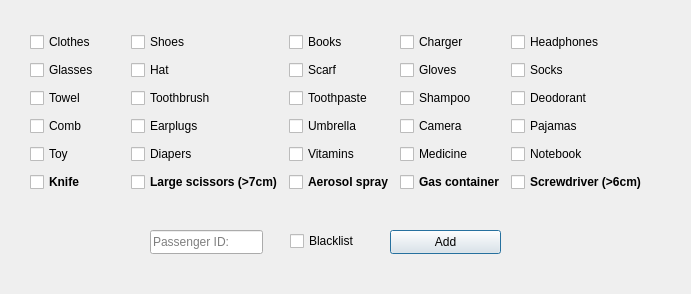
<?xml version="1.0" encoding="UTF-8"?>
<ui version="4.0">
 <class>AddPassengerManual</class>
 <widget class="QDialog" name="AddPassengerManual">
  <property name="geometry">
   <rect>
    <x>0</x>
    <y>0</y>
    <width>691</width>
    <height>294</height>
   </rect>
  </property>
  <property name="windowTitle">
   <string>Dialog</string>
  </property>
  <widget class="QPushButton" name="AddButton">
   <property name="geometry">
    <rect>
     <x>390</x>
     <y>230</y>
     <width>111</width>
     <height>24</height>
    </rect>
   </property>
   <property name="text">
    <string>Add</string>
   </property>
  </widget>
  <widget class="QLineEdit" name="passengerID">
   <property name="geometry">
    <rect>
     <x>150</x>
     <y>230</y>
     <width>113</width>
     <height>24</height>
    </rect>
   </property>
   <property name="inputMask">
    <string/>
   </property>
   <property name="text">
    <string/>
   </property>
   <property name="placeholderText">
    <string>Passenger ID:</string>
   </property>
  </widget>
  <widget class="QWidget" name="layoutWidget">
   <property name="geometry">
    <rect>
     <x>30</x>
     <y>30</y>
     <width>617</width>
     <height>166</height>
    </rect>
   </property>
   <layout class="QHBoxLayout" name="horizontalLayout">
    <item>
     <layout class="QVBoxLayout" name="verticalLayout">
      <item>
       <widget class="QCheckBox" name="checkBox_17">
        <property name="text">
         <string>Clothes</string>
        </property>
       </widget>
      </item>
      <item>
       <widget class="QCheckBox" name="checkBox_5">
        <property name="text">
         <string>Glasses</string>
        </property>
       </widget>
      </item>
      <item>
       <widget class="QCheckBox" name="checkBox_12">
        <property name="text">
         <string>Towel</string>
        </property>
       </widget>
      </item>
      <item>
       <widget class="QCheckBox" name="checkBox_27">
        <property name="text">
         <string>Comb</string>
        </property>
       </widget>
      </item>
      <item>
       <widget class="QCheckBox" name="checkBox_21">
        <property name="text">
         <string>Toy</string>
        </property>
       </widget>
      </item>
      <item>
       <widget class="QCheckBox" name="checkBox_24">
        <property name="font">
         <font>
          <bold>true</bold>
         </font>
        </property>
        <property name="text">
         <string>Knife</string>
        </property>
       </widget>
      </item>
     </layout>
    </item>
    <item>
     <layout class="QVBoxLayout" name="verticalLayout_2">
      <item>
       <widget class="QCheckBox" name="checkBox_29">
        <property name="text">
         <string>Shoes</string>
        </property>
       </widget>
      </item>
      <item>
       <widget class="QCheckBox" name="checkBox_2">
        <property name="text">
         <string>Hat</string>
        </property>
       </widget>
      </item>
      <item>
       <widget class="QCheckBox" name="checkBox_6">
        <property name="text">
         <string>Toothbrush</string>
        </property>
       </widget>
      </item>
      <item>
       <widget class="QCheckBox" name="checkBox_23">
        <property name="text">
         <string>Earplugs</string>
        </property>
       </widget>
      </item>
      <item>
       <widget class="QCheckBox" name="checkBox_7">
        <property name="text">
         <string>Diapers</string>
        </property>
       </widget>
      </item>
      <item>
       <widget class="QCheckBox" name="checkBox_9">
        <property name="font">
         <font>
          <bold>true</bold>
         </font>
        </property>
        <property name="text">
         <string>Large scissors (&gt;7cm)</string>
        </property>
       </widget>
      </item>
     </layout>
    </item>
    <item>
     <layout class="QVBoxLayout" name="verticalLayout_3">
      <item>
       <widget class="QCheckBox" name="checkBox_16">
        <property name="text">
         <string>Books</string>
        </property>
       </widget>
      </item>
      <item>
       <widget class="QCheckBox" name="checkBox_22">
        <property name="font">
         <font>
          <bold>false</bold>
         </font>
        </property>
        <property name="text">
         <string>Scarf</string>
        </property>
       </widget>
      </item>
      <item>
       <widget class="QCheckBox" name="checkBox_4">
        <property name="text">
         <string>Toothpaste</string>
        </property>
       </widget>
      </item>
      <item>
       <widget class="QCheckBox" name="checkBox_26">
        <property name="text">
         <string>Umbrella</string>
        </property>
       </widget>
      </item>
      <item>
       <widget class="QCheckBox" name="checkBox_13">
        <property name="text">
         <string>Vitamins</string>
        </property>
       </widget>
      </item>
      <item>
       <widget class="QCheckBox" name="checkBox_15">
        <property name="font">
         <font>
          <bold>true</bold>
         </font>
        </property>
        <property name="text">
         <string>Aerosol spray</string>
        </property>
       </widget>
      </item>
     </layout>
    </item>
    <item>
     <layout class="QVBoxLayout" name="verticalLayout_4">
      <item>
       <widget class="QCheckBox" name="checkBox_8">
        <property name="text">
         <string>Charger</string>
        </property>
       </widget>
      </item>
      <item>
       <widget class="QCheckBox" name="checkBox_28">
        <property name="text">
         <string>Gloves</string>
        </property>
       </widget>
      </item>
      <item>
       <widget class="QCheckBox" name="checkBox_19">
        <property name="text">
         <string>Shampoo</string>
        </property>
       </widget>
      </item>
      <item>
       <widget class="QCheckBox" name="checkBox_11">
        <property name="text">
         <string>Camera</string>
        </property>
       </widget>
      </item>
      <item>
       <widget class="QCheckBox" name="checkBox_30">
        <property name="text">
         <string>Medicine</string>
        </property>
       </widget>
      </item>
      <item>
       <widget class="QCheckBox" name="checkBox_1">
        <property name="font">
         <font>
          <bold>true</bold>
         </font>
        </property>
        <property name="text">
         <string>Gas container</string>
        </property>
       </widget>
      </item>
     </layout>
    </item>
    <item>
     <layout class="QVBoxLayout" name="verticalLayout_5">
      <item>
       <widget class="QCheckBox" name="checkBox_20">
        <property name="text">
         <string>Headphones</string>
        </property>
       </widget>
      </item>
      <item>
       <widget class="QCheckBox" name="checkBox_10">
        <property name="text">
         <string>Socks</string>
        </property>
       </widget>
      </item>
      <item>
       <widget class="QCheckBox" name="checkBox_18">
        <property name="text">
         <string>Deodorant</string>
        </property>
       </widget>
      </item>
      <item>
       <widget class="QCheckBox" name="checkBox_25">
        <property name="text">
         <string>Pajamas</string>
        </property>
        <property name="checked">
         <bool>false</bool>
        </property>
       </widget>
      </item>
      <item>
       <widget class="QCheckBox" name="checkBox_14">
        <property name="font">
         <font>
          <italic>false</italic>
          <bold>false</bold>
         </font>
        </property>
        <property name="text">
         <string>Notebook</string>
        </property>
       </widget>
      </item>
      <item>
       <widget class="QCheckBox" name="checkBox_3">
        <property name="font">
         <font>
          <bold>true</bold>
         </font>
        </property>
        <property name="text">
         <string>Screwdriver (&gt;6cm)</string>
        </property>
       </widget>
      </item>
     </layout>
    </item>
   </layout>
  </widget>
  <widget class="QCheckBox" name="checkBoxBlacklist">
   <property name="geometry">
    <rect>
     <x>290</x>
     <y>230</y>
     <width>77</width>
     <height>22</height>
    </rect>
   </property>
   <property name="text">
    <string>Blacklist</string>
   </property>
  </widget>
 </widget>
 <resources/>
 <connections/>
</ui>
